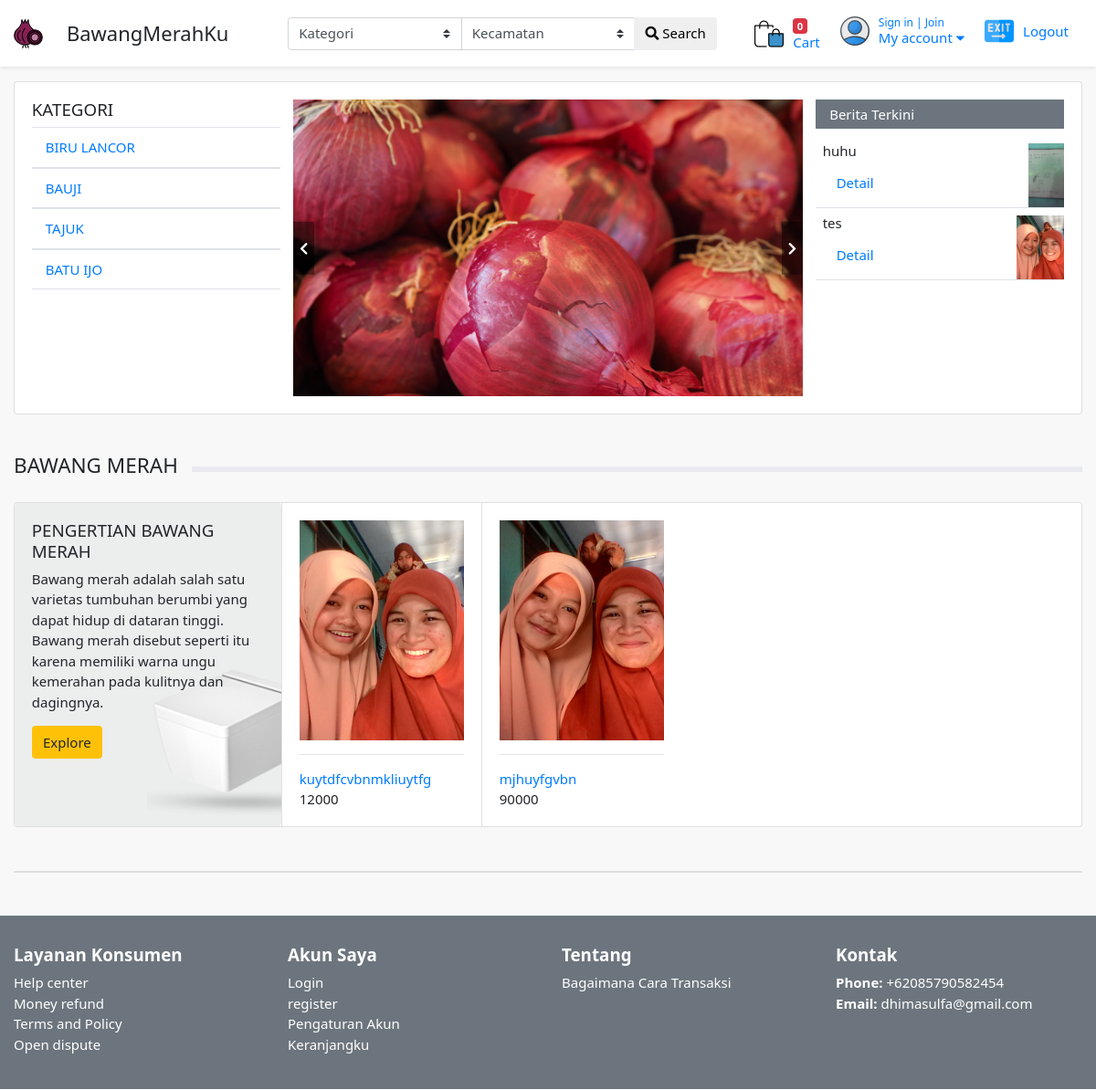
The app's page /index.php/tengkulak/home with its own data.
### tables this page shows
CREATE TABLE `categori` (
  `ctg_id` int(10) NOT NULL,
  `ctg_nama` varchar(50) NOT NULL
);

CREATE TABLE `news` (
  `news_id` int(11) NOT NULL,
  `news_judul` varchar(255) NOT NULL,
  `news_deskripsi` text NOT NULL,
  `news_tgl` date NOT NULL,
  `news_penulis` varchar(100) NOT NULL,
  `news_gambar` varchar(255) NOT NULL
);

CREATE TABLE `harga` (
  `hrg_id` int(15) NOT NULL,
  `hrg_tanggal` date NOT NULL,
  `hrg_nilai` int(10) NOT NULL,
  `brg_id` int(10) NOT NULL,
  `hrg_status` varchar(10) NOT NULL,
  `ctg_id` int(10) NOT NULL
);

CREATE TABLE `barang` (
  `brg_id` int(10) NOT NULL,
  `brg_deskripsi` text NOT NULL,
  `brg_gambar` varchar(225) NOT NULL,
  `ctg_id` int(10) NOT NULL,
  `ptn_id` int(10) NOT NULL,
  `brg_berat` varchar(20) NOT NULL,
  `brg_luas` varchar(50) NOT NULL,
  `kec_id` int(10) NOT NULL
);

### application/controllers/tengkulak/Home.php (called while the page is built, shortened)
<?php
class Home extends CI_Controller {
    public function __construct()
    {
        $this->load->model("tengkulak_model");
        $this->load->library('form_validation');
    }
    public function index()
    {
        $data["news"] = $this->tengkulak_model->getAll('news');
        $data["kategori"] = $this->tengkulak_model->getAll('categori');
        $data["list"] = $this->tengkulak_model->getQ('select * from barang b join harga h on b.brg_id=h.brg_id where h.hrg_status=1');
        $this->load->view("tengkulak/homepage", $data);
    }
}

### index.php (called while the page is built, shortened)
<?php
require_once BASEPATH.'core/CodeIgniter.php';

### application/models/Tengkulak_model.php (called while the page is built, shortened)
<?php defined('BASEPATH') OR exit('No direct script access allowed');
class Tengkulak_model extends CI_Model
{
    public function getAll($table)
    {
        return $this->db->get($table)->result();
    }
    public function getQ($q)
    {
        return $this->db->query($q)->result();
    }
}

### application/views/tengkulak/homepage.php (the view, shortened to what this page needs)
<?php $this->load->view('tengkulak/head'); ?>
<section class="section-main bg padding-y-sm">
<div class="container">
<div class="card">
	<div class="card-body">
<div class="row row-sm">
	<aside class="col-md-3">
<h5 class="text-uppercase">Kategori</h5>
	<ul class="menu-category">
	<?php foreach ($kategori as $kt): ?>
	<li class="nav-item <?php echo $this->uri->segment(2) == '' ? 'active': '' ?>">
		<li> <a href="<?php echo site_url('tengkulak/listing/kategori/'.$kt->ctg_id) ?>"> <?php echo $kt->ctg_nama ?> </a></li>
	</li>
		<?php endforeach; ?>
	</ul>
	</aside>
	<div class="col-md-6">
<div class="owl-init slider-main owl-carousel" data-items="1" data-nav="true" data-dots="false">
	<div class="item-slide">
		<img src="<?php echo base_url('asets/assets/images/banners/bauji.jpeg')?>">
	</div>
</div>
	</div>
	<aside class="col-md-3">
<h6 class="title-bg bg-secondary"> Berita Terkini</h6>
<?php foreach ($news as $hp): ?>
<div style="height:100;">
	<figure class="itemside has-bg border-bottom" style="height: 33%;">
		<img class="img-bg" src="<?php echo base_url('/upload/product/').$hp->news_gambar ?>" height="70">
		<figcaption class="p-2">
			<h6 class="title"><?php echo $hp->news_judul ?> </h6>
			<a class="nav-link" href="<?php echo site_url('tengkulak/news') ?>">Detail</a>
		</figcaption>
	</figure>
</div>
<?php endforeach; ?>
	</aside>
</div>
	</div>
</div>
</div>
</section>
<section class="section-content padding-y-sm bg">
<div class="container">
<header class="section-heading heading-line">
	<h4 class="title-section bg">BAWANG MERAH</h4>
</header>
<div class="card">
<div class="row no-gutters">
	<div class="col-md-3">
<article href="#" class="card-banner h-100 bg2">
	<div class="card-body zoom-wrap">
		<h5 class="title">PENGERTIAN BAWANG MERAH</h5>
		<p>Bawang merah adalah salah satu varietas tumbuhan berumbi yang dapat hidup di dataran tinggi.
			Bawang merah disebut seperti itu karena memiliki warna ungu kemerahan pada kulitnya dan dagingnya. </p>
		<a href="#" class="btn btn-warning">Explore</a>
		<img src="<?php echo base_url('asets/assets/images/items/item-sm.png')?>" height="200" class="img-bg zoom-in">
	</div>
</article>
	</div>
	<div class="col-md-9">
<ul class="row no-gutters border-cols">
<?php foreach ($list as $ls): ?>
	<li class="col-6 col-md-3">
	<a href="#" class="itembox">
	<div class="card-body">
		<img class="img-wrap" src="<?php echo base_url('/upload/product/').$ls->brg_gambar ?>">
		<hr>
		<figcaption class="info-wrap">
			<a href="#" class="title"><?php echo $ls->brg_deskripsi ?></a>
			<div class="price-wrap">
				<span class="price-new"><?php echo $ls->hrg_nilai ?></span>
			</div>
		</figcaption>
	</div>
	</a>
	</li>
	<?php endforeach; ?>
</ul>
	</div>
</div>
</div>
</div>
</section>
<section class="section-content padding-y bg">
<div class="container">
<div class="card mb-3">
</div>
</div>
</section>
	<?php $this->load->view('tengkulak/foot'); ?>

### application/views/tengkulak/head.php (shortened to what this page needs)
<!DOCTYPE HTML>
<html lang="en">
<head>
<link href="<?php echo base_url('asets/assets/css/bootstrap.css')?>" rel="stylesheet" type="text/css"/>
<link href="<?php echo base_url('asets/assets/fonts/fontawesome/css/fontawesome-all.min.css')?>" type="text/css" rel="stylesheet">
<link href="<?php echo base_url('asets/assets/plugins/fancybox/fancybox.min.css')?>" type="text/css" rel="stylesheet">
<link href="<?php echo base_url('asets/assets/plugins/owlcarousel/assets/owl.carousel.min.css')?>" rel="stylesheet">
<link href="<?php echo base_url('asets/assets/plugins/owlcarousel/assets/owl.theme.default.css')?>" rel="stylesheet">
<link href="<?php echo base_url('asets/assets/css/ui.css')?>" rel="stylesheet" type="text/css"/>
<link href="<?php echo base_url('asets/assets/css/responsive.css')?>" rel="stylesheet" media="only screen and (max-width: 1200px)" />
</head>
<body>
<header class="section-header">
<section class="header-main shadow-sm">
		<div class="container">
	<div class="row align-items-center">
		<div class="col-lg-3 col-sm-4">
		<div class="brand-wrap">
			<img class="logo" src="<?php echo base_url('asets/images/onion.png')?>">
			<h2 class="logo-text nav-link">BawangMerahKu</h2>
		</div>
		</div>
		<div class="col-lg-4 col-xl-5 col-sm-8">
		<form action="#" class="py-1" class="search-wrap">
				<div class="input-group w-100">
					<select class="custom-select"  name="category_name">
						<option value="">Kategori</option>
					</select>
					<select class="custom-select"  name="category_name">
						<option value="">Kecamatan</option>
					</select>
				    <div class="input-group-append">
				      <button class="btn btn-dangerous" type="submit">
				        <i class="fa fa-search"></i> Search
				      </button>
				    </div>
			    </div>
			</form>
		</div>
		 <div class="col-lg-5 col-xl-4 col-sm-12">
			<div class="widgets-wrap float-right">
				<a href="<?php echo site_url('tengkulak/Order') ?>" class="widget-header mr-3">
					<div class="icontext">
						<div class="icon-wrap"><img class="logo" src="<?php echo base_url('asets/images/shopping-bag.png')?>"></div>
						<div class="text-wrap">
							<span class="small badge badge-danger">0</span>
							<div>Cart</div>
						</div>
					</div>
				</a>
				<div class="widgets-wrap float-right">
					<a href="<?php echo site_url('tengkulak/auth') ?>" class="widget-header mr-3">
						<div class="icontext">
							<div class="icon-wrap"><img class="logo" src="<?php echo base_url('asets/images/user.png')?>"></div>
							<div class="text-wrap">
								<small>Sign in | Join</small>
								<div>My account <i class="fa fa-caret-down"></i> </div>
							</div>
						</div>
					</a>
						<div class="widgets-wrap float-right">
				<a href="<?php echo base_url('tengkulak/auth'); ?>" class="widget-header mr-3" data-toggle="modal" data-target="#logoutModal">
					<div class="icontext">
						<div class="icon-wrap"><img class="logo" src="<?php echo base_url('asets/images/exit.png')?>"></div>
						<div class="text-wrap">
							<div>Logout</div>
						</div>
					</div>
				</a>
				</div>
			</div>
		</div>
	</div>
		</div>
	</section>
</header>

### application/views/tengkulak/foot.php (shortened to what this page needs)
<footer class="section-footer bg-secondary">
		<div class="container">
			<section class="footer-top padding-top">
				<div class="row">
					<aside class="col-sm-3 col-md-3 white">
							<h5 class="title">Layanan Konsumen</h5>
							<ul class="list-unstyled">
								<li> <a href="#">Help center</a></li>
								<li> <a href="#">Money refund</a></li>
								<li> <a href="#">Terms and Policy</a></li>
								<li> <a href="#">Open dispute</a></li>
							</ul>
					</aside>
					<aside class="col-sm-3  col-md-3 white">
						<h5 class="title">Akun Saya</h5>
						<ul class="list-unstyled">
							<li> <a href="#"> Login </a></li>
							<li> <a href="#"> register </a></li>
							<li> <a href="#"> Pengaturan Akun </a></li>
							<li> <a href="#"> Keranjangku </a></li>
						</ul>
					</aside>
					<aside class="col-sm-3  col-md-3 white">
						<h5 class="title">Tentang</h5>
						<ul class="list-unstyled">
							<li> <a href="#"> Bagaimana Cara Transaksi </a></li>
						</ul>
					</aside>
					<aside class="col-sm-3">
						<article class="white">
							<h5 class="title">Kontak</h5>
							<p>
								<strong>Phone: </strong> +62085790582454 <br>
								<strong>Email:</strong> dhimasulfa@gmail.com
							</p>
						</article>
					</aside>
				</div>
				<br>
			</section>
		</div>
</footer>
	</body>
</html>

### asets/assets/css/ui.css (style rules this page uses)
html { font-size: 15px; }
.img-wrap { text-align: center; display: block; }
.icon-wrap { text-align: center; }
.zoom-in { -webkit-transition: -webkit-transform ease .3s; transition: -webkit-transform ease .3s; transition: transform ease .3s; transition: transform ease .3s, -webkit-transform ease .3s; }
.padding-y { padding-top: 32px; padding-bottom: 32px; }
.padding-top { padding-top: 32px; }
.padding-y-sm { padding-top: 16px; padding-bottom: 16px; }
figure { margin-bottom: 0; }
article:after, .form-group:after { display: block; clear: both; content: ""; }
.border-cols > [class*="col-"] { overflow: hidden; border-color: #dee2e6; border-width: 0 0 0 1px; border-style: solid; }
.row-sm { margin-right: -7px; margin-left: -7px; display: -ms-flexbox; display: -webkit-box; display: flex; -ms-flex-wrap: wrap; flex-wrap: wrap; }
.row-sm > [class^="col"] { padding-left: 7px; padding-right: 7px; }
.bg { background-color: #f8f8f8 !important; }
.bg2 { background-color: #eceded !important; }
.section-heading { margin-bottom: 20px; margin-top: 10px; }
.title-section { padding-right: 15px; }
.title-bg { padding: 7px 15px; color: #fff; }
.heading-line { position: relative; }
.heading-line .title-section { position: relative; display: inline-block; padding-right: 15px; background-color: inherit; z-index: 2; }
.heading-line::before { top: 43%; border-top-style: solid; content: ""; position: absolute; left: auto; right: 0; width: 100%; height: 0; border: 3px solid #E9EAEF; overflow: hidden; }
.white { color: #fff; }
.no-gutters > [class*="col-"] { padding-right: 0 !important; padding-left: 0 !important; }
.header-main { padding-top: 1rem; padding-bottom: 1rem; }
.brand-wrap .logo, .navbar-brand .logo { margin-right: 7px; max-height: 42px; display: inline-block; }
.brand-wrap .logo-text, .navbar-brand .logo-text { margin: 0; display: inline-block; font-size: 22px; vertical-align: middle; }
.header-main { position: relative; }
.widget-header { margin-left: 7px; margin-right: 7px; display: inline-block; position: relative; }
.section-footer ul a { color: inherit; }
.footer-top .title { font-weight: 600; }
.slider-main .item-slide { height: 325px; }
.slider-main .item-slide img { min-width: 100%; min-height: 100%; -o-object-fit: cover; object-fit: cover; }
.itembox img { max-width: 100%; }
.itemside { position: relative; display: -webkit-inline-box; display: -ms-inline-flexbox; display: inline-flex; width: 100%; }
.itemside img { -o-object-fit: contain; object-fit: contain; }
.itemside p, .itemside .title { margin-bottom: 0.5rem; }
.itemside .img-bg { -o-object-fit: contain; object-fit: contain; position: absolute; right: 0; bottom: 0; max-height: 100px; bottom: 0; z-index: 0; }
ul.row, ul.row-sm { list-style: none; padding: 0; margin-bottom: 0; }
[class*="list-"] li:after { visibility: hidden; display: block; content: ""; overflow: hidden; height: 0; clear: both; }
.card-banner { display: -webkit-box; display: -ms-flexbox; display: flex; position: relative; overflow: hidden; background-color: #fff; background-size: cover; border-radius: 0.25rem; }
.card-banner .card-body { background-size: cover; position: relative; z-index: 10; }
.card-banner .img-bg { position: absolute; right: 0; bottom: 0; mix-blend-mode: multiply; max-width: 100%; }
.card .img-wrap { overflow: hidden; }
.icontext { display: -webkit-inline-box; display: -ms-inline-flexbox; display: inline-flex; -webkit-box-align: center; -ms-flex-align: center; align-items: center; }
.icontext .icon-wrap { position: relative; }
.icontext .text-wrap { line-height: 1.2; padding-left: 10px; }
.icontext small, .icontext .title { display: block; }
.price-new, .price { margin-right: 5px; }
.menu-category { margin: 0; padding: 0; }
.menu-category li { position: relative; display: block; border-bottom: 1px solid #dee2e6; }
.menu-category > li > a { display: block; padding: 10px 15px; }

### records on screen
categori: ctg_nama "BIRU LANCOR"
categori: ctg_nama "BAUJI"
categori: ctg_nama "TAJUK"
categori: ctg_nama "BATU IJO"
news: news_gambar (picture), news_judul "huhu"
news: news_gambar (picture), news_judul "tes"
harga: brg.brg_gambar (picture), brg.brg_deskripsi "kuytdfcvbnmkliuytfg", hrg_nilai "12000"
harga: brg.brg_gambar (picture), brg.brg_deskripsi "mjhuyfgvbn", hrg_nilai "90000"
